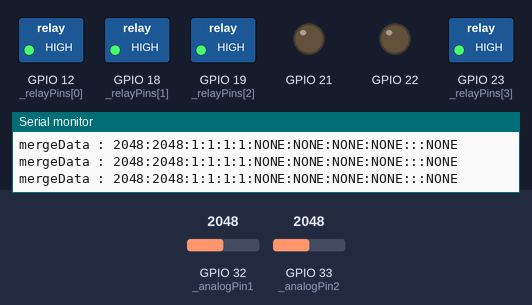
Simulated run of this sketch. Board: ESP32. Shown: switched loads named in the sketch (green lamp = pin HIGH), output pins drawn as LEDs (lit = HIGH), the last lines printed to the serial monitor. The inputs (shaded band) are chosen by the test bench; at power-on: GPIO 32 (_analogPin1) = 2048, GPIO 33 (_analogPin2) = 2048. EEPROM starts erased; pins used as bus, display or sensor lines are not drawn.

Above: at 1.2 s.
1.3 s: GPIO 32 (_analogPin1) set to 1068
3.4 s: GPIO 32 (_analogPin1) set to 968
6.4 s: GPIO 33 (_analogPin2) set to 1038
9.4 s: GPIO 33 (_analogPin2) set to 926
At 16.5 s:
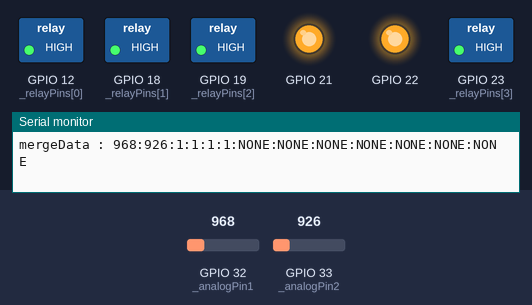
Timing chart, 0 to 18.0 s (numbered marks = the images above; inputs shaded):
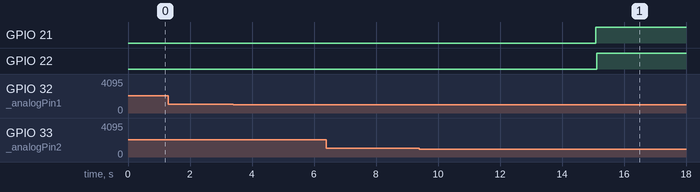

The sketch:

I2C_Slave_v1.3.ino
```cpp
#include <Wire.h>
#include <EEPROM.h>

#define _slaveAddress 0x04

/* RS485 */
#define _rs485RX 16
#define _rs485TX 17
#define _rs485DIR 4

/* RS232 */
#define _rs232RX 26
#define _rs232TX 25

/* Analog */
#define _analogPin1 32
#define _analogPin2 33

/* Relays */
const byte _relayPins[] = { 12, 18, 19, 23 };
const byte loadStateEEPROMAddress[] = { 0, 1, 2, 3 };
bool relayloadsStatus[] = { 0, 0, 0, 0 };

/* I2C */
#define I2C_RESPONSE_SIZE 120
char mergeData[I2C_RESPONSE_SIZE];

/* RS485 */
#define SLAVE_COUNT 6
#define RS485_TIMEOUT 100

String rs485SlaveData[SLAVE_COUNT];

uint8_t currentSlave = 0;

unsigned long lastPollTime = 0;
unsigned long responseStartTime = 0;

bool waitingResponse = false;

/* RS485 buffer */
char rs485Buffer[50];
int rs485Index = 0;

/* RS232 buffer */
char rs232Buffer[50];
int rs232Index = 0;
String rs232Data = "";

/* I2C Watchdog */
unsigned long lastI2CRequest = 0;
const unsigned long I2C_TIMEOUT1 = 15000;

unsigned long lastRS232ReceiveTime = 0;
const unsigned long RS232_TIMEOUT = 1000;  // 1 second

/* ---------- STRUCT ---------- */

struct SplitData {
  String indexOneData;
  String indexTwoData;
  String indexThreeData;
};

/* ---------- SETUP ---------- */

void setup() {
  Serial.begin(9600);
  Serial.println("ESP32 Boot");

  Wire.begin(_slaveAddress);
  Wire.onRequest(requestEvent);
  Wire.onReceive(receiveEvent);

  EEPROM.begin(512);

  pinMode(_rs485DIR, OUTPUT);
  digitalWrite(_rs485DIR, LOW);

  Serial2.begin(9600, SERIAL_8N1, _rs485RX, _rs485TX);
  Serial1.begin(9600, SERIAL_8N1, _rs232RX, _rs232TX);

  gpioInit();
  readDataFromEEPROM();

  lastI2CRequest = millis();
}

/* ---------- LOOP ---------- */

void loop() {
  pollRS485Slaves();
  readRS485();
  readRS232();

  int analog1 = analogRead(_analogPin1);
  int analog2 = analogRead(_analogPin2);

  snprintf(mergeData, sizeof(mergeData),
           "%d:%d:%d:%d:%d:%d:%s:%s:%s:%s:%s:%s:%s",
           analog1,
           analog2,
           relayloadsStatus[0],
           relayloadsStatus[1],
           relayloadsStatus[2],
           relayloadsStatus[3],
           rs485SlaveData[0].c_str(),
           rs485SlaveData[1].c_str(),
           rs485SlaveData[2].c_str(),
           rs485SlaveData[3].c_str(),
           rs485SlaveData[4].c_str(),
           rs485SlaveData[5].c_str(),
           rs232Data.c_str());

  Serial.println("mergeData : " + String(mergeData));

  if (millis() - lastI2CRequest > I2C_TIMEOUT1) {
    Serial.println("⚠ I2C inactive, resetting...");
    i2cBusRecovery();
    resetI2C();
    lastI2CRequest = millis();
  }

  delay(10);
}

/* ---------- RS485 MASTER ---------- */

void sendRS485Command(uint8_t slaveID) {
  digitalWrite(_rs485DIR, HIGH);

  delayMicroseconds(200);

  Serial2.print(slaveID);
  Serial2.println("?");

  Serial2.flush();

  delayMicroseconds(200);

  digitalWrite(_rs485DIR, LOW);

  waitingResponse = true;
  responseStartTime = millis();
}

void pollRS485Slaves() {
  if (!waitingResponse) {
    if (millis() - lastPollTime > 200) {
      currentSlave++;

      if (currentSlave > SLAVE_COUNT) currentSlave = 1;

      sendRS485Command(currentSlave);

      lastPollTime = millis();
    }
  } else {
    if (millis() - responseStartTime > RS485_TIMEOUT) {
      // rs485SlaveData[currentSlave - 1] = "TIMEOUT";
      rs485SlaveData[currentSlave - 1] = "NONE";
      waitingResponse = false;
    }
  }
}

void readRS485() {
  while (Serial2.available()) {
    char c = Serial2.read();

    if (c == '\n') {
      rs485Buffer[rs485Index] = '\0';

      String data = String(rs485Buffer);
      data.trim();

      if (currentSlave > 0 && currentSlave <= SLAVE_COUNT)
        rs485SlaveData[currentSlave - 1] = data;

      rs485Index = 0;
      waitingResponse = false;
    } else {
      if (rs485Index < sizeof(rs485Buffer) - 1)
        rs485Buffer[rs485Index++] = c;
    }
  }
}

/* ---------- RS232 ---------- */

// void readRS232() {
//   while (Serial1.available()) {
//     char c = Serial1.read();

//     if (c == '\n') {
//       rs232Buffer[rs232Index] = '\0';
//       rs232Data = String(rs232Buffer);
//       rs232Data.trim();
//       rs232Index = 0;
//     } else {
//       if (rs232Index < sizeof(rs232Buffer) - 1)
//         rs232Buffer[rs232Index++] = c;
//     }
//   }
// }

void readRS232() {

  while (Serial1.available()) {
    char c = Serial1.read();
    lastRS232ReceiveTime = millis();  // data received

    if (c == '\n') {
      rs232Buffer[rs232Index] = '\0';
      rs232Data = String(rs232Buffer);
      rs232Data.trim();
      rs232Index = 0;
    } else {
      if (rs232Index < sizeof(rs232Buffer) - 1)
        rs232Buffer[rs232Index++] = c;
    }
  }

  // If no data received for timeout period
  if (millis() - lastRS232ReceiveTime > RS232_TIMEOUT) {
    rs232Data = "NONE";
  }
}

/* ---------- GPIO ---------- */

void gpioInit() {
  pinMode(_analogPin1, INPUT);
  pinMode(_analogPin2, INPUT);

  for (int i = 0; i < 4; i++) {
    pinMode(_relayPins[i], OUTPUT);
    digitalWrite(_relayPins[i], LOW);
  }
}

/* ---------- I2C ---------- */

void requestEvent() {
  lastI2CRequest = millis();

  uint8_t buffer[I2C_RESPONSE_SIZE];

  size_t len = strlen(mergeData);
  if (len > I2C_RESPONSE_SIZE) len = I2C_RESPONSE_SIZE;

  memcpy(buffer, mergeData, len);

  for (size_t i = len; i < I2C_RESPONSE_SIZE; i++)
    buffer[i] = 0x00;

  Wire.write(buffer, I2C_RESPONSE_SIZE);
}

void receiveEvent(int numBytes) {
  lastI2CRequest = millis();

  String receivedData = "";

  while (Wire.available()) {
    char c = Wire.read();
    receivedData += c;
  }

  Serial.print("Received: ");
  Serial.println(receivedData);

  SplitData msg = splitStringByColon(receivedData);

  bool state = msg.indexTwoData.toInt();

  if (msg.indexOneData == "1") controlRelay(0, state);
  else if (msg.indexOneData == "2") controlRelay(1, state);
  else if (msg.indexOneData == "3") controlRelay(2, state);
  else if (msg.indexOneData == "4") controlRelay(3, state);
  else if (msg.indexOneData == "All") {
    for (int i = 0; i < 4; i++)
      controlRelay(i, state);
  }
}

/* ---------- RELAY ---------- */

void controlRelay(int index, bool state) {
  digitalWrite(_relayPins[index], state);
  relayloadsStatus[index] = state;

  EEPROM.write(loadStateEEPROMAddress[index], state);
  EEPROM.commit();
}

/* ---------- EEPROM ---------- */

void readDataFromEEPROM() {
  for (int i = 0; i < 4; i++) {
    relayloadsStatus[i] = EEPROM.read(loadStateEEPROMAddress[i]);
    digitalWrite(_relayPins[i], relayloadsStatus[i]);
  }
}

/* ---------- I2C RESET ---------- */

void resetI2C() {
  Serial.println("Resetting I2C");

  Wire.end();
  delay(10);

  Wire.begin(_slaveAddress);
  Wire.onRequest(requestEvent);
  Wire.onReceive(receiveEvent);
}

void i2cBusRecovery() {
  pinMode(22, OUTPUT);
  pinMode(21, INPUT);

  for (int i = 0; i < 9; i++) {
    digitalWrite(22, LOW);
    delayMicroseconds(5);
    digitalWrite(22, HIGH);
    delayMicroseconds(5);
  }

  pinMode(21, OUTPUT);
  digitalWrite(21, LOW);
  delayMicroseconds(5);
  digitalWrite(21, HIGH);
}

/* ---------- STRING SPLIT ---------- */

SplitData splitStringByColon(const String& data) {
  SplitData msg;

  int first = data.indexOf(':');

  if (first != -1) {
    msg.indexOneData = data.substring(0, first);

    int second = data.indexOf(':', first + 1);

    if (second != -1) {
      msg.indexTwoData = data.substring(first + 1, second);
      msg.indexThreeData = data.substring(second + 1);
    } else
      msg.indexTwoData = data.substring(first + 1);
  } else
    msg.indexOneData = data;

  return msg;
}
```

Measured:
- the behaviour switches between 1000 and 999 on GPIO 33 (_analogPin2) (found by bisection; images 0 and 1)
